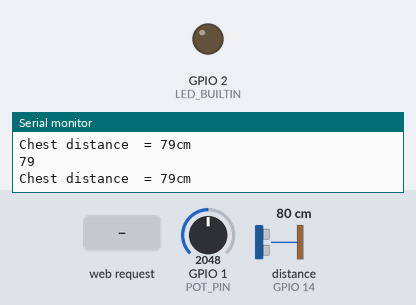
Recording of a sketch running on a simulated ESP32-S3. Parts: output pins drawn as LEDs (lit = HIGH), the last lines printed to the serial monitor. Wiring (inferred from the names in the program): ultrasonic range finder: trigger GPIO 13; echo GPIO 14. Inputs (shaded band) come from the test bench; at power-on: GPIO 1 (POT_PIN) = 2048, distance to the obstacle (sensor on GPIO 14) 80 cm. The echo pulse lasts 58.3 µs per cm; pins used as bus, display or sensor lines are not drawn.

Above: at 1.2 s.
1.3 s: HTTP request GET /H received
At 2.0 s:
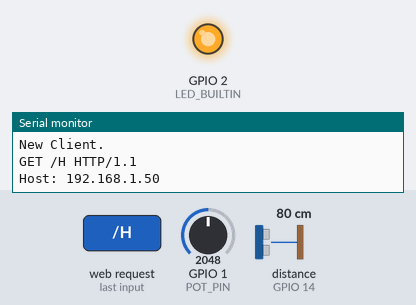
4.6 s: HTTP request GET /L received
At 6.0 s:
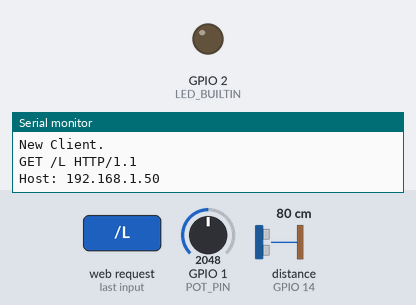
Timing chart, 0 to 7.6 s (numbered marks = the images above; inputs shaded):
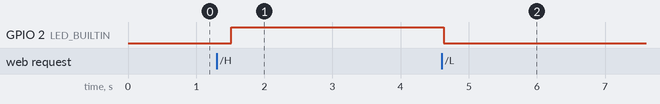

Measured:
- after the input at 1.3 s, GPIO 2 (LED_BUILTIN): LOW → HIGH after 0.22 s
- after the input at 4.6 s, GPIO 2 (LED_BUILTIN): HIGH → LOW at once

The sketch:

GET.ino
```cpp
/*
  WiFiAccessPoint.ino creates a WiFi access point and provides a web server on it.

  Steps:
  1. Connect to the access point "GET"
  2. Point your web browser to http://192.168.4.1/H to turn the LED on or http://192.168.4.1/L to turn it off
     OR
     Run raw TCP "GET /H" and "GET /L" on PuTTY terminal with 192.168.4.1 as IP address and 80 as port

  Created for arduino-esp32 on 04 July, 2018
  by Elochukwu Ifediora (fedy0)
*/

#include <WiFi.h>
#include <WiFiClient.h>
#include <WiFiAP.h>
#include "game.h"
#include "SR04.h"

#define LED_BUILTIN 2   // Set the GPIO pin where you connected your test LED or comment this line out if your dev board has a built-in LED
#define POT_PIN A0

// ON/OFF Switch
const int buttonPin = 9;    // the number of the pushbutton pin
bool ON = false;         // the current state of the output pin (initially OFF)
int buttonState;             // the current reading from the input pin
int lastButtonState = LOW;   // the previous reading from the input pin
unsigned long lastDebounceTime = 0;  // the last time the output pin was toggled
unsigned long debounceDelay = 50;    // the debounce time; increase if the output flickers

// Chest Ultrasonic Sensor
#define ULTRASONIC_TRIG_PIN 13
#define ULTRASONIC_ECHO_PIN 14
SR04 ultrasonic_sensor = SR04(ULTRASONIC_ECHO_PIN, ULTRASONIC_TRIG_PIN);
long chest_distance;

// Leg Potentiometer
int leg_angle;

// Controls
int PUSH_UP_DISTANCE = 20; // cm
int SQUAT_KNEE_ANGLE = 90; // degrees

// Set these to your desired credentials.
const char *ssid = "GET";
const char *password = "good";

WiFiServer server(80);

void setup() {
  pinMode(LED_BUILTIN, OUTPUT);
  pinMode(POT_PIN, INPUT);

  Serial.begin(115200);
  Serial.println();
  Serial.println("Configuring access point...");

  // You can remove the password parameter if you want the AP to be open.
//  WiFi.softAP(ssid, password);
  WiFi.softAP(ssid);
  IPAddress myIP = WiFi.softAPIP();
  Serial.print("AP IP address: ");
  Serial.println(myIP);
  server.begin();
  Serial.println("Server started");
}

void loop() {


  // Collect & record chest distance measure
  chest_distance = ultrasonic_sensor.Distance();
  Serial.println(chest_distance);
  if (chest_distance <  PUSH_UP_DISTANCE) {
    Serial.println("Pushup detected.");
//      client.print("<script>pushup=true</script>");
  }
  printSensorValues();

// Collect & record leg angle
  int pot_value = analogRead(POT_PIN);
  leg_angle = map(pot_value, 0, 4096, 0, 300);
  if (leg_angle < 150) {
    //Serial.println("S Q U A T!!!!");
  }


  WiFiClient client = server.available();   // listen for incoming clients
  if (client) {                             // if you get a client,
    Serial.println("New Client.");           // print a message out the serial port
    String currentLine = "";                // make a String to hold incoming data from the client

    while (client.connected()) {            // loop while the client's connected

      if (client.available()) {             // if there's bytes to read from the client,
        char c = client.read();             // read a byte, then
        Serial.write(c);                    // print it out the serial monitor

        if (c == '\n') {                    // if the byte is a newline character

          // if the current line is blank, you got two newline characters in a row.
          // that's the end of the client HTTP request, so send a response:
          if (currentLine.length() == 0) {
            // HTTP headers always start with a response code (e.g. HTTP/1.1 200 OK)
            // and a content-type so the client knows what's coming, then a blank line:
            client.println("HTTP/1.1 200 OK");
            client.println("Content-type:text/html");
            client.println();

            // The content of the HTTP response follows the header:
            client.print(HTML);
            client.print(CSS);
            client.print(JAVASCRIPT);

            // The HTTP response ends with another blank line:
            client.println();

            // break out of the while loop:
            //break;
          } else {    // if you got a newline, then clear currentLine:
            currentLine = "";
          }

        } else if (c != '\r') {  // if you got anything else but a carriage return character,
          currentLine += c;      // add it to the end of the currentLine
        }

        // Check to see if the client request was "GET /H" or "GET /L":
        if (currentLine.endsWith("GET /H")) {
          digitalWrite(LED_BUILTIN, HIGH);               // GET /H turns the LED on
        }
        if (currentLine.endsWith("GET /L")) {
          digitalWrite(LED_BUILTIN, LOW);                // GET /L turns the LED off
        }
      }
    }
    // close the connection:
    client.stop();
    Serial.println("Client Disconnected.");
  }

  delay(100);
}

// Helper Functions

void printSensorValues() {
    Serial.print("Chest distance  = ");
    Serial.print(chest_distance);
    Serial.print("cm");
    Serial.println();
//    Serial.print(", ");
//    Serial.print("Other = ");
//    Serial.print(...);
//    Serial.println("cm");
    delay(100);
}

void checkForButtonPress() {

  int reading = digitalRead(buttonPin);

  if (reading != lastButtonState) {
    lastDebounceTime = millis();
  }

  if ((millis() - lastDebounceTime) > debounceDelay) {
    if (reading != buttonState) {
      buttonState = reading;
      if (buttonState == HIGH) {
        ON = !ON; // Switch the ON/OFF state
      }
    }
  }

  lastButtonState = reading;
}
```

SR04.cpp
```cpp
#include "SR04.h"

SR04::SR04(int echoPin, int triggerPin) {
    _echoPin = echoPin;
    _triggerPin = triggerPin;
    pinMode(_echoPin, INPUT);
    pinMode(_triggerPin, OUTPUT);
    _autoMode = false;
    _distance = 999;
}


long SR04::Distance() {
    long d = 0;
    _duration = 0;
    digitalWrite(_triggerPin, LOW);
    delayMicroseconds(2);
    digitalWrite(_triggerPin, HIGH);
    delayMicroseconds(10);
    digitalWrite(_triggerPin, LOW);
    delayMicroseconds(2);
    _duration = pulseIn(_echoPin, HIGH, PULSE_TIMEOUT);
    d = MicrosecondsToCentimeter(_duration);
    delay(25);
    return d;
}

long SR04::DistanceAvg(int wait, int count) {
    long min, max, avg, d;
    min = 999;
    max = 0;
    avg = d = 0;

    if (wait < 25) {
        wait = 25;
    }

    if (count < 1) {
        count = 1;
    }

    for (int x = 0; x < count + 2; x++) {
        d = Distance();

        if (d < min) {
            min = d;
        }

        if (d > max) {
            max = d;
        }

        avg += d;
    }

    // substract highest and lowest value
    avg -= (max + min);
    // calculate average
    avg /= count;
    return avg;
}

void SR04::Ping() {
    _distance = Distance();
}

long SR04::getDistance() {
    return _distance;
}

long SR04::MicrosecondsToCentimeter(long duration) {
    long d = (duration * 100) / 5882;
    //d = (d == 0)?999:d;
    return d;
}
```

SR04.h
```cpp
#ifndef SR04_H
#define SR04_H

#if defined(ARDUINO) && ARDUINO >= 100
	#include "Arduino.h"
#else
	#include "WProgram.h"
#endif
//#include "pins_arduino.h"

#include <inttypes.h>

#define PULSE_TIMEOUT 150000L	// 100ms
#define DEFAULT_DELAY 10
#define DEFAULT_PINGS 5
class SR04 {
public:

	/**
	* Constructor
	* Ultrasonic sensor SR04, four connections pins
	* VCC, ECHO, TRIGGER, GND
	* <br>
	* \param echoPin digital INPUT-Pin for measuring distance
	* \param triggerPin if 10us high a trigger signal is generated from
	*					SR04
	*
	* \return void
	*/
	SR04(int echoPin, int triggerPin);

	/**
	* Do a measurment for this sensor. Return distance as long
	* in centimenter
	* \return long distance in centimeter
	*/
	long Distance();

	/**
	* Do count measurents and calculate the average.
	* To avoid defilement from ow/high peaks, min/max values
	* are substracted from the average
	*
	* \param wait delay between measurements, default = DEFAULT_DELAY/ms
	* \param count number of measurements, default DEFAULT_PINGS
	* \return long distance in centimeter
	**/
	long DistanceAvg(int wait=DEFAULT_DELAY, int count=DEFAULT_PINGS);

	/**
	* Do only a ping. Get result with methode getDistance()
	*
	* \param keine
	*/
	void Ping() ;

	/**
	* return latest distance. Methode Ping() should be called before
	* \param keine
	* \return Distanz in Zentimeter
	*/
	long getDistance();


private:
	/**
	* Do the measurement calculation and return result in centimeter
	* SR04 measure echo time to obstacle and return way.
	* <br>
	* Sound travels with 340m/sec
	* <br>
	* Example: Obstace 100cm away from SR04. Measure time is 100cm to
	* obstacle and 100cm return = 200cm
	* <br>
	* 1sec = 1000ms = 1.000.000uS
	* 1.000.000 / 340 = Distance in microseconds for 100cm
	* 2941uS fuer 100cm = 5882 uS fuer 200cm
	*
	* duration / 5882 * 100 = distance in cm
	*/
	long MicrosecondsToCentimeter(long duration);

	long _currentDistance;
	int _echoPin, _triggerPin;
	long _duration, _distance;
	bool _autoMode;
};
#endif
```

game.cpp
```cpp
#include "game.h"

const char* HTML = R"(<!DOCTYPE html>
<html lang='en' onclick='jump()'>
<head>
    <meta charset='UTF-8'>
    <title>Jump Game</title>
</head>
<body>
    <div class='game'>
        <div id='character'></div>
        <div id='block'></div>
    </div>
    <p>Score: <span id='scoreSpan'></span></p>
</body>
</html>)";

const char* JAVASCRIPT = R"(<script>var character = document.getElementById("character");
var block = document.getElementById("block");
var counter=0;
function jump(){
    if(character.classList == "animate"){return}
    character.classList.add("animate");
    setTimeout(function(){
        character.classList.remove("animate");
    },300);
}
var checkDead = setInterval(function() {
    let characterTop = parseInt(window.getComputedStyle(character).getPropertyValue("top"));
    let blockLeft = parseInt(window.getComputedStyle(block).getPropertyValue("left"));
    if(blockLeft<20 && blockLeft>-20 && characterTop>=130){
        block.style.animation = "none";
        alert("Game Over. score: "+Math.floor(counter/100));
        counter=0;
        block.style.animation = "block 1s infinite linear";
    }else{
        counter++;
        document.getElementById("scoreSpan").innerHTML = Math.floor(counter/100);
    }
}, 10);</script>)";

const char* CSS = R"(<style>*{
    padding: 0;
    margin: 0;
    overflow-x: hidden;
}
.game{
    width: 500px;
    height: 200px;
    border: 1px solid black;
    margin: auto;
}
#character{
    width: 20px;
    height: 50px;
    background-color: red;
    position:relative;
    top: 150px;
}
.animate{
    animation: jump 0.3s linear;
}
@keyframes jump{
    0%{top: 150px;}
    30%{top: 100px;}
    70%{top: 100px;}
    100%{top: 150px;}
}

#block{
    background-color: blue;
    width: 20px;
    height: 20px;
    position: relative;
    top: 130px;
    left: 500px;
    animation: block 1s infinite linear;
}
@keyframes block{
    0%{left: 500px}
    100%{left: -20px}
}
p{
    text-align: center;
}</style>)";
```

game.h
```cpp
#ifndef GAME_H
# define GAME_H

extern const char* HTML;
extern const char* JAVASCRIPT;
extern const char* CSS;

#endif
```
